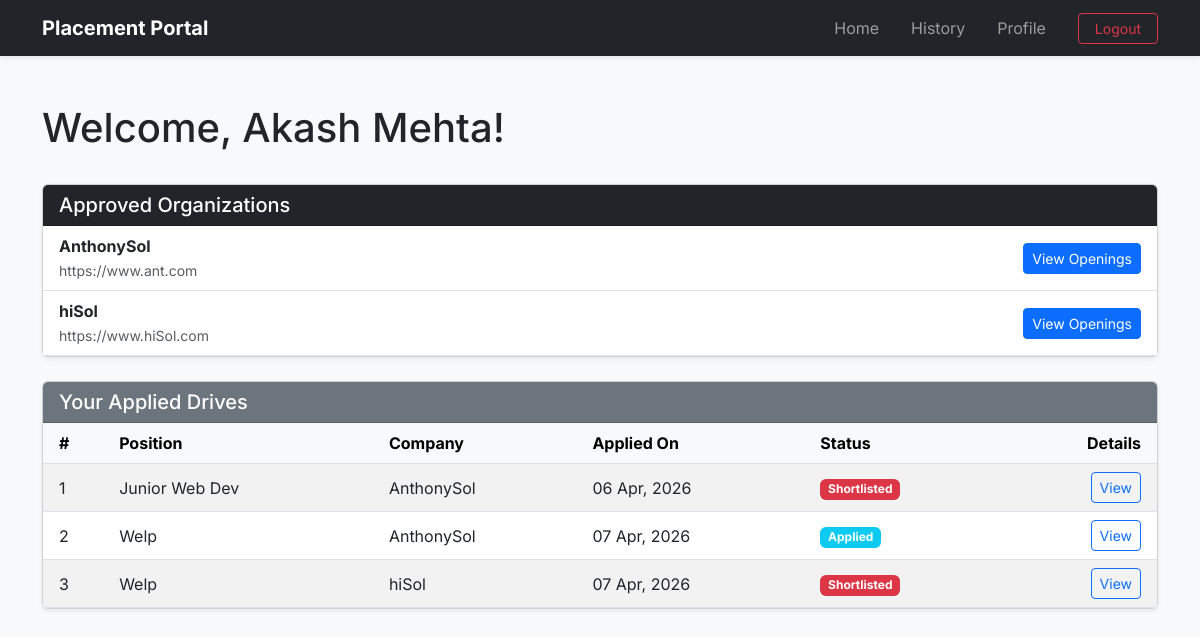
The page /student/dashboard (signed in) on the database its author committed.
### application/models.py (models this page shows)
class Student(db.Model):
    __tablename__="students"
    id=db.Column(db.Integer(),primary_key=True)
    user_id=db.Column(db.Integer(),db.ForeignKey("users.id"),nullable=False)
    name=db.Column(db.String(100),nullable=False)
    college=db.Column(db.String(200),nullable=False)
    branch=db.Column(db.String(100),nullable=False)
    semester=db.Column(db.String(10),nullable=False)
    cgpa=db.Column(db.Float(),nullable=False)
    resume_path=db.Column(db.String(400)) #This will store the file path of where the resume is stored
    user=db.relationship("User",back_populates="student") #Child side
    applications=db.relationship("Application",back_populates="student",cascade="all,delete-orphan") #Parent side

class Company(db.Model):
    __tablename__="companies"
    id=db.Column(db.Integer(),primary_key=True)
    user_id=db.Column(db.Integer(),db.ForeignKey("users.id"),nullable=False)
    company_name=db.Column(db.String(200),nullable=False)
    hr_name=db.Column(db.String(100),nullable=True)
    hr_contact=db.Column(db.String(100),nullable=True)
    website=db.Column(db.String(200),nullable=True)
    is_approved=db.Column(db.Boolean(),default=False) # Until Admin toggles this on the company wont be approved and wont be shown in dashboard
    user=db.relationship("User",back_populates="company") #Child side
    drives=db.relationship("PlacementDrive",back_populates="company",cascade="all,delete-orphan") #Parent side

class Application(db.Model):
    __tablename__ = "applications"
    id = db.Column(db.Integer(), primary_key=True)
    student_id = db.Column(db.Integer(), db.ForeignKey("students.id"), nullable=False)
    drive_id = db.Column(db.Integer(), db.ForeignKey("placement_drives.id"), nullable=False)
    application_date = db.Column(db.DateTime(), default=datetime.now)
    status=db.Column(db.String(30),default='Applied') #Applied, Shortlisted, Selected, rejected
    student=db.relationship("Student",back_populates="applications")
    drive=db.relationship("PlacementDrive",back_populates="applications")
    __table_args__=(db.UniqueConstraint('student_id','drive_id',name='unique_application'),)

class PlacementDrive(db.Model):
    __tablename__="placement_drives"
    id=db.Column(db.Integer(),primary_key=True)
    company_id=db.Column(db.Integer(),db.ForeignKey("companies.id"),nullable=False)
    job_title=db.Column(db.String(200),nullable=False)
    job_description=db.Column(db.Text(),nullable=False)
    job_location=db.Column(db.String(200),nullable=False)
    eligibility_CGPA=db.Column(db.Float(),nullable=False)
    eligibility_criteria_others=db.Column(db.Text(),nullable=True)
    deadline=db.Column(db.DateTime(),nullable=False)
    status=db.Column(db.String(30),default='Pending') #Pending, Approved, Denied or Closed. Will be done by Admin
    allowed_branches=db.Column(db.Text(),nullable=False)
    allowed_years=db.Column(db.Text(),nullable=False)
    created_at=db.Column(db.DateTime(),default=datetime.now)
    company=db.relationship("Company",back_populates="drives") #Child side
    applications=db.relationship("Application",back_populates="drive",cascade="all,delete-orphan") #Parent side

### application/controllers.py (the view)
@app.route('/student/dashboard')
def student_dashboard():
    if session.get('role')!='student':
        flash("Please login as a student","danger")
        return redirect(url_for('login'))
    student=Student.query.filter_by(user_id=session['user_id']).first()
    if not student:
        flash("Student profile not found. Please contact admin.","warning")
        return redirect(url_for('login'))
    approved_companies=Company.query.filter_by(is_approved=True).all()
    applications= student.applications
    return render_template('student_dashboard.html',student=student,approved_companies=approved_companies,applications=applications)

### templates/student_dashboard.html
{% extends 'base.html' %}
{% block content %}
<div class="container mt-4">
    <div class="d-flex justify-content-between align-items-center mb-4">
        <h1>Welcome, {{ student.name }}!</h1>
    </div>
    <div class="card mb-4 shadow-sm">
        <div class="card-header bg-dark text-white">
            <h5 class="mb-0">Approved Organizations</h5>
        </div>
        <div class="card-body p-0">
            <table class="table table-hover align-middle mb-0">
                <tbody>
                    {% for company in approved_companies %}
                    <tr>
                        <td class="ps-3">
                            <strong>{{ company.company_name }}</strong><br>
                            <small class="text-muted">{{ company.website }}</small>
                        </td>
                        <td class="text-end pe-3">
                            <a href="{{ url_for('view_company', company_id=company.id) }}" class="btn btn-primary btn-sm">View Openings</a>
                        </td>
                    </tr>
                    {% else %}
                    <tr>
                        <td class="text-center py-4 text-muted">No organizations are currently approved for recruitment.</td>
                    </tr>
                    {% endfor %}
                </tbody>
            </table>
        </div>
    </div>
    <div class="card shadow-sm">
        <div class="card-header bg-secondary text-white">
            <h5 class="mb-0">Your Applied Drives</h5>
        </div>
        <div class="card-body p-0">
            <table class="table table-striped align-middle mb-0">
                <thead class="table-light">
                    <tr>
                        <th class="ps-3">#</th>
                        <th>Position</th>
                        <th>Company</th>
                        <th>Applied On</th>
                        <th>Status</th>
                        <th class="text-end pe-3">Details</th>
                    </tr>
                </thead>
                <tbody>
                    {% for app in applications %}
                    <tr>
                        <td class="ps-3">{{ loop.index }}</td>
                        <td>{{ app.drive.job_title }}</td>
                        <td>{{ app.drive.company.company_name }}</td>
                        <td>{{ app.application_date.strftime('%d %b, %Y') }}</td>
                        <td>
                            <span class="badge {{ 'bg-success' if app.status == 'Accepted' else 'bg-info' if app.status == 'Applied' else 'bg-danger' }}">
                                {{ app.status }}
                            </span>
                        </td>
                        <td class="text-end pe-3">
                            <a href="{{ url_for('view_drive', drive_id=app.drive_id) }}" class="btn btn-outline-primary btn-sm">View</a>
                        </td>
                    </tr>
                    {% else %}
                    <tr>
                        <td colspan="6" class="text-center py-4 text-muted">You haven't applied to any drives yet.</td>
                    </tr>
                    {% endfor %}
                </tbody>
            </table>
        </div>
    </div>
</div>
{% endblock %}

### templates/base.html (style rules this page uses)
body { font-family: 'Inter', sans-serif; }

### rows shown on the page
Student: name "Akash Mehta"
Company: company_name "AnthonySol", website "https://www.ant.com"
Company: company_name "hiSol", website "https://www.hiSol.com"
Application: drive.job_title "Junior Web Dev", drive.company.company_name "AnthonySol", application_date "06 Apr, 2026", status "Shortlisted"
Application: drive.job_title "Welp", drive.company.company_name "AnthonySol", application_date "07 Apr, 2026", status "Applied"
Application: drive.job_title "Welp", drive.company.company_name "hiSol", application_date "07 Apr, 2026", status "Shortlisted"
